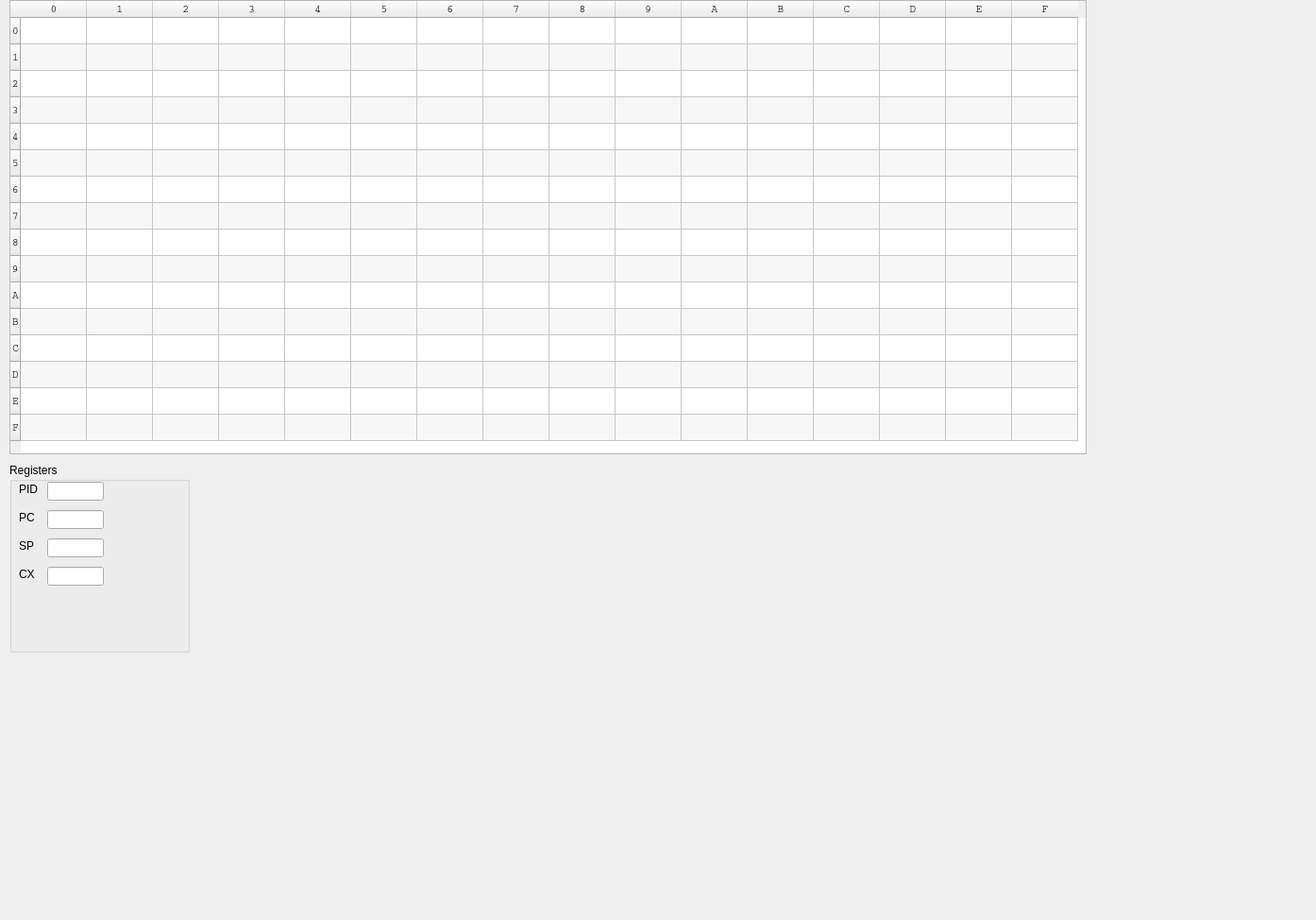
<?xml version="1.0" encoding="UTF-8"?>
<ui version="4.0">
 <class>virtualGUI</class>
 <widget class="QWidget" name="virtualGUI">
  <property name="geometry">
   <rect>
    <x>0</x>
    <y>0</y>
    <width>1394</width>
    <height>974</height>
   </rect>
  </property>
  <property name="windowTitle">
   <string>Form</string>
  </property>
  <widget class="QGroupBox" name="groupBox_3">
   <property name="geometry">
    <rect>
     <x>10</x>
     <y>490</y>
     <width>191</width>
     <height>201</height>
    </rect>
   </property>
   <property name="title">
    <string>Registers</string>
   </property>
   <widget class="QLabel" name="label_31">
    <property name="geometry">
     <rect>
      <x>10</x>
      <y>20</y>
      <width>31</width>
      <height>16</height>
     </rect>
    </property>
    <property name="text">
     <string>PID</string>
    </property>
   </widget>
   <widget class="QLabel" name="label_32">
    <property name="geometry">
     <rect>
      <x>10</x>
      <y>50</y>
      <width>31</width>
      <height>16</height>
     </rect>
    </property>
    <property name="text">
     <string>PC</string>
    </property>
   </widget>
   <widget class="QLabel" name="label_33">
    <property name="geometry">
     <rect>
      <x>10</x>
      <y>80</y>
      <width>31</width>
      <height>16</height>
     </rect>
    </property>
    <property name="text">
     <string>SP</string>
    </property>
   </widget>
   <widget class="QLabel" name="label_34">
    <property name="geometry">
     <rect>
      <x>10</x>
      <y>110</y>
      <width>31</width>
      <height>16</height>
     </rect>
    </property>
    <property name="text">
     <string>CX</string>
    </property>
   </widget>
   <widget class="QLineEdit" name="PIDV">
    <property name="geometry">
     <rect>
      <x>40</x>
      <y>20</y>
      <width>60</width>
      <height>20</height>
     </rect>
    </property>
    <property name="sizePolicy">
     <sizepolicy hsizetype="Fixed" vsizetype="Fixed">
      <horstretch>0</horstretch>
      <verstretch>0</verstretch>
     </sizepolicy>
    </property>
    <property name="text">
     <string/>
    </property>
    <property name="readOnly">
     <bool>true</bool>
    </property>
   </widget>
   <widget class="QLineEdit" name="PCV">
    <property name="geometry">
     <rect>
      <x>40</x>
      <y>50</y>
      <width>60</width>
      <height>20</height>
     </rect>
    </property>
    <property name="sizePolicy">
     <sizepolicy hsizetype="Fixed" vsizetype="Fixed">
      <horstretch>0</horstretch>
      <verstretch>0</verstretch>
     </sizepolicy>
    </property>
    <property name="text">
     <string/>
    </property>
    <property name="readOnly">
     <bool>true</bool>
    </property>
   </widget>
   <widget class="QLineEdit" name="SPV">
    <property name="geometry">
     <rect>
      <x>40</x>
      <y>80</y>
      <width>60</width>
      <height>20</height>
     </rect>
    </property>
    <property name="sizePolicy">
     <sizepolicy hsizetype="Fixed" vsizetype="Fixed">
      <horstretch>0</horstretch>
      <verstretch>0</verstretch>
     </sizepolicy>
    </property>
    <property name="text">
     <string/>
    </property>
    <property name="readOnly">
     <bool>true</bool>
    </property>
   </widget>
   <widget class="QLineEdit" name="CXV">
    <property name="geometry">
     <rect>
      <x>40</x>
      <y>110</y>
      <width>60</width>
      <height>20</height>
     </rect>
    </property>
    <property name="sizePolicy">
     <sizepolicy hsizetype="Fixed" vsizetype="Fixed">
      <horstretch>0</horstretch>
      <verstretch>0</verstretch>
     </sizepolicy>
    </property>
    <property name="text">
     <string/>
    </property>
    <property name="readOnly">
     <bool>true</bool>
    </property>
   </widget>
  </widget>
  <widget class="QTableWidget" name="tableVM">
   <property name="geometry">
    <rect>
     <x>10</x>
     <y>0</y>
     <width>1141</width>
     <height>481</height>
    </rect>
   </property>
   <property name="sizePolicy">
    <sizepolicy hsizetype="Fixed" vsizetype="Fixed">
     <horstretch>0</horstretch>
     <verstretch>0</verstretch>
    </sizepolicy>
   </property>
   <property name="font">
    <font>
     <family>Courier</family>
     <pointsize>8</pointsize>
     <kerning>false</kerning>
    </font>
   </property>
   <property name="focusPolicy">
    <enum>Qt::NoFocus</enum>
   </property>
   <property name="contextMenuPolicy">
    <enum>Qt::DefaultContextMenu</enum>
   </property>
   <property name="layoutDirection">
    <enum>Qt::LeftToRight</enum>
   </property>
   <property name="inputMethodHints">
    <set>Qt::ImhPreferUppercase</set>
   </property>
   <property name="verticalScrollBarPolicy">
    <enum>Qt::ScrollBarAsNeeded</enum>
   </property>
   <property name="horizontalScrollBarPolicy">
    <enum>Qt::ScrollBarAsNeeded</enum>
   </property>
   <property name="sizeAdjustPolicy">
    <enum>QAbstractScrollArea::AdjustIgnored</enum>
   </property>
   <property name="editTriggers">
    <set>QAbstractItemView::NoEditTriggers</set>
   </property>
   <property name="alternatingRowColors">
    <bool>true</bool>
   </property>
   <property name="selectionMode">
    <enum>QAbstractItemView::NoSelection</enum>
   </property>
   <property name="textElideMode">
    <enum>Qt::ElideLeft</enum>
   </property>
   <property name="verticalScrollMode">
    <enum>QAbstractItemView::ScrollPerItem</enum>
   </property>
   <property name="horizontalScrollMode">
    <enum>QAbstractItemView::ScrollPerItem</enum>
   </property>
   <attribute name="horizontalHeaderCascadingSectionResizes">
    <bool>false</bool>
   </attribute>
   <attribute name="horizontalHeaderDefaultSectionSize">
    <number>70</number>
   </attribute>
   <attribute name="verticalHeaderDefaultSectionSize">
    <number>28</number>
   </attribute>
   <attribute name="verticalHeaderMinimumSectionSize">
    <number>23</number>
   </attribute>
   <row>
    <property name="text">
     <string>0</string>
    </property>
   </row>
   <row>
    <property name="text">
     <string>1</string>
    </property>
   </row>
   <row>
    <property name="text">
     <string>2</string>
    </property>
   </row>
   <row>
    <property name="text">
     <string>3</string>
    </property>
   </row>
   <row>
    <property name="text">
     <string>4</string>
    </property>
   </row>
   <row>
    <property name="text">
     <string>5</string>
    </property>
   </row>
   <row>
    <property name="text">
     <string>6</string>
    </property>
   </row>
   <row>
    <property name="text">
     <string>7</string>
    </property>
   </row>
   <row>
    <property name="text">
     <string>8</string>
    </property>
   </row>
   <row>
    <property name="text">
     <string>9</string>
    </property>
   </row>
   <row>
    <property name="text">
     <string>A</string>
    </property>
   </row>
   <row>
    <property name="text">
     <string>B</string>
    </property>
   </row>
   <row>
    <property name="text">
     <string>C</string>
    </property>
   </row>
   <row>
    <property name="text">
     <string>D</string>
    </property>
   </row>
   <row>
    <property name="text">
     <string>E</string>
    </property>
   </row>
   <row>
    <property name="text">
     <string>F</string>
    </property>
   </row>
   <column>
    <property name="text">
     <string>0</string>
    </property>
   </column>
   <column>
    <property name="text">
     <string>1</string>
    </property>
   </column>
   <column>
    <property name="text">
     <string>2</string>
    </property>
   </column>
   <column>
    <property name="text">
     <string>3</string>
    </property>
   </column>
   <column>
    <property name="text">
     <string>4</string>
    </property>
   </column>
   <column>
    <property name="text">
     <string>5</string>
    </property>
   </column>
   <column>
    <property name="text">
     <string>6</string>
    </property>
   </column>
   <column>
    <property name="text">
     <string>7</string>
    </property>
   </column>
   <column>
    <property name="text">
     <string>8</string>
    </property>
   </column>
   <column>
    <property name="text">
     <string>9</string>
    </property>
   </column>
   <column>
    <property name="text">
     <string>A</string>
    </property>
   </column>
   <column>
    <property name="text">
     <string>B</string>
    </property>
   </column>
   <column>
    <property name="text">
     <string>C</string>
    </property>
   </column>
   <column>
    <property name="text">
     <string>D</string>
    </property>
   </column>
   <column>
    <property name="text">
     <string>E</string>
    </property>
   </column>
   <column>
    <property name="text">
     <string>F</string>
    </property>
   </column>
   <item row="0" column="0">
    <property name="text">
     <string/>
    </property>
    <property name="font">
     <font>
      <family>Courier</family>
      <pointsize>9</pointsize>
     </font>
    </property>
   </item>
   <item row="0" column="1">
    <property name="text">
     <string/>
    </property>
   </item>
   <item row="0" column="2">
    <property name="text">
     <string comment="4"/>
    </property>
   </item>
   <item row="1" column="0">
    <property name="text">
     <string/>
    </property>
   </item>
   <item row="1" column="1">
    <property name="text">
     <string/>
    </property>
   </item>
   <item row="2" column="1">
    <property name="text">
     <string/>
    </property>
   </item>
   <item row="4" column="3">
    <property name="text">
     <string/>
    </property>
    <property name="textAlignment">
     <set>AlignHCenter|AlignBottom</set>
    </property>
   </item>
   <item row="8" column="0">
    <property name="text">
     <string/>
    </property>
   </item>
   <item row="8" column="1">
    <property name="text">
     <string/>
    </property>
   </item>
   <item row="8" column="2">
    <property name="text">
     <string/>
    </property>
   </item>
   <item row="8" column="3">
    <property name="text">
     <string/>
    </property>
   </item>
   <item row="8" column="4">
    <property name="text">
     <string/>
    </property>
   </item>
   <item row="8" column="5">
    <property name="text">
     <string/>
    </property>
   </item>
   <item row="8" column="6">
    <property name="text">
     <string/>
    </property>
   </item>
   <item row="8" column="7">
    <property name="text">
     <string/>
    </property>
   </item>
   <item row="8" column="8">
    <property name="text">
     <string/>
    </property>
   </item>
   <item row="8" column="9">
    <property name="text">
     <string/>
    </property>
   </item>
   <item row="8" column="10">
    <property name="text">
     <string/>
    </property>
   </item>
   <item row="8" column="11">
    <property name="text">
     <string/>
    </property>
   </item>
   <item row="8" column="12">
    <property name="text">
     <string/>
    </property>
   </item>
   <item row="8" column="13">
    <property name="text">
     <string/>
    </property>
   </item>
   <item row="8" column="14">
    <property name="text">
     <string/>
    </property>
   </item>
   <item row="8" column="15">
    <property name="text">
     <string/>
    </property>
   </item>
   <item row="9" column="0">
    <property name="text">
     <string/>
    </property>
   </item>
   <item row="9" column="1">
    <property name="text">
     <string/>
    </property>
   </item>
   <item row="9" column="2">
    <property name="text">
     <string/>
    </property>
   </item>
   <item row="9" column="3">
    <property name="text">
     <string/>
    </property>
   </item>
   <item row="9" column="4">
    <property name="text">
     <string/>
    </property>
   </item>
   <item row="9" column="5">
    <property name="text">
     <string/>
    </property>
   </item>
   <item row="9" column="6">
    <property name="text">
     <string/>
    </property>
   </item>
   <item row="9" column="7">
    <property name="text">
     <string/>
    </property>
   </item>
   <item row="9" column="8">
    <property name="text">
     <string/>
    </property>
   </item>
   <item row="9" column="9">
    <property name="text">
     <string/>
    </property>
   </item>
   <item row="9" column="10">
    <property name="text">
     <string/>
    </property>
   </item>
   <item row="9" column="11">
    <property name="text">
     <string/>
    </property>
   </item>
   <item row="9" column="12">
    <property name="text">
     <string/>
    </property>
   </item>
   <item row="9" column="13">
    <property name="text">
     <string/>
    </property>
   </item>
   <item row="9" column="14">
    <property name="text">
     <string/>
    </property>
   </item>
   <item row="9" column="15">
    <property name="text">
     <string/>
    </property>
   </item>
   <item row="10" column="0">
    <property name="text">
     <string/>
    </property>
   </item>
   <item row="10" column="1">
    <property name="text">
     <string/>
    </property>
   </item>
   <item row="10" column="2">
    <property name="text">
     <string/>
    </property>
   </item>
   <item row="10" column="3">
    <property name="text">
     <string/>
    </property>
   </item>
   <item row="15" column="15">
    <property name="text">
     <string/>
    </property>
   </item>
  </widget>
 </widget>
 <resources/>
 <connections/>
</ui>
